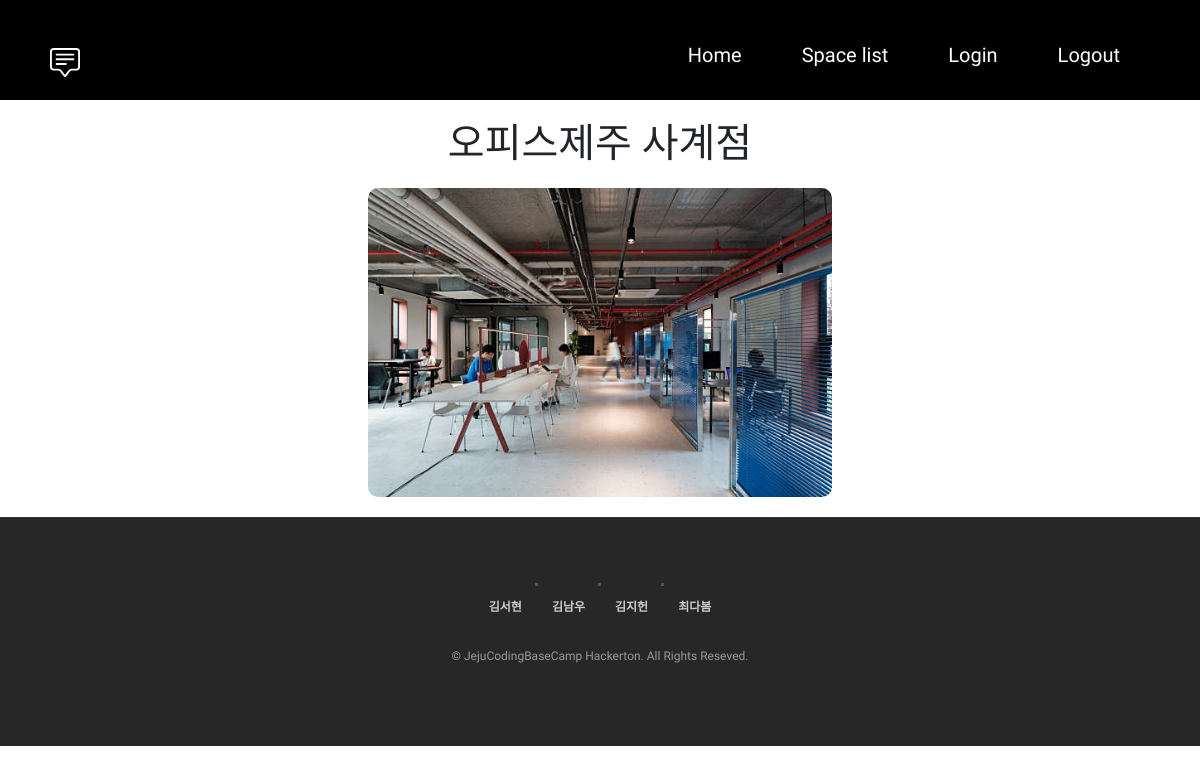
The app's page /cafelist/4/ with its own data.
### main/models.py (models this page shows, shortened)
class Cafe(models.Model):
    name = models.CharField(max_length=50)
    locations = [
        ('Hangyeong-myeon', '한경면'),
        ('Hallim-eup', '한림읍'),
        ('Aewol-eup', '애월읍'),
        ('Jeju-si', '제주시'),
        ('Jocheon-eup', '조천읍'),
        ('Gujwa-eup', '구좌읍'),
        ('Udo-myeon', '우도면'),
        ('Seongsan-eup', '성산읍'),
        ('Pyoseon-myeon', '표선면'),
        ('Namwon-eup', '남원읍'),
        ('Seogwipo-si', '서귀포시'),
        ('Andeok-myeon', '안덕면'),
        ('Daejeong-eup', '대정읍'),
    ]
    lat = models.FloatField(null =True)
    lng = models.FloatField(null=True)
    location = models.CharField(max_length=50, choices=locations)
    address = models.CharField(max_length=50, default='')
    mainphoto = models.ImageField(blank=True, null=True)
    url = models.TextField(null=True)

### main/views.py (the view)
# urls.py: path('cafelist/<int:pk>/',cafedetails),
def cafedetails(request, pk):
    cafe = Cafe.objects.get(pk=pk)
    context = {
        'cafe': cafe,
    }
    return render(request, 'main/cafedetails.html', context)

### main/templates/main/cafedetails.html (shortened to what this page needs)
<!DOCTYPE html>
<html>
<head>
    <link rel="stylesheet" href="https://cdn.jsdelivr.net/npm/bootstrap@4.6.0/dist/css/bootstrap.min.css"
>
</head>
<body>
    <header>
        <section class="hbody">
          <article class="nav">
            <div class="title">
                <a class="list" href="/cafelist/">
                </a>
            </div>
          <ul id="menu">
            <li><a href="./index.html">Home</a></li>
            <li class="menu-item"><a href="/cafelist">Space list</a></li>
            <li onclick="kakaoLogin();">
                <a href="javascript:void(0)">
                    <span>Login</span>
                </a>
              </li>
              <li onclick="kakaoLogout();">
                <a onclick="alert('로그아웃되셨습니다.');" href="javascript:void(0)">
                    <span>Logout</span>
                </a>
              </li>
          </ul>
          </article>
        </section>
    </header>
    <section class="all">
        <h1 id="ab">{{cafe.name}}</h1>
        <div class="photo-container">
            <div class="photo-box">
                {% if cafe.mainphoto %}
                <img src="{{ cafe.mainphoto.url }}">
                {% endif %}
            </div>
        </div>
    </section>
    <footer>
        <div class="inner">
            <ul class="menu">
                <li><a href="https://github.com/kim-seo-hyun" target="_blank">김서현</a></li>
                <li><a href="https://github.com/namwooktree" target="_blank">김남우</a></li>
                <li><a href="https://github.com/kkang123" target="_blank">김지헌</a></li>
                <li><a href="https://github.com/choidabom" target="_blank">최다봄</a></li>
            </ul>
            <p class="copyright">
                &copy;  JejuCodingBaseCamp Hackerton. All Rights Reseved.
            </p>
        </div>
    </footer>
</body>
<html>

### main/templates/main/cafedetails.html (style rules this page uses)
* { margin: 0; padding: 0; font-family: 'IBM Plex Sans KR', sans-serif;; }
a { text-decoration: none; color: inherit; }
li { list-style-type: none; }
.hbody { background-color: black; width: 100%; height: 100px; }
.nav { display: flex; justify-content: space-between; align-items: center; padding: 20px 50px; color: white; }
.title { font-size: 1.5em; }
.title > a { color: white; }
#menu { display: flex; }
#menu > li { padding: 20px 30px; font-size: 20px; }
li > a { color: white; }
footer { width: 100%; position: absolute; background-color: #272727; border-top: 1px solid #333; }
footer .inner { padding: 65px 0 65px 0; }
footer .menu { display: flex; justify-content: center; }
footer .menu li { position: relative; }
footer .menu li::before { content: ""; width: 3px; height: 3px; background-color: #555; position: absolute; top: 0; right: -1px; margin: auto; }
footer .menu li:last-child::before { display: none; }
footer .menu li a { color: #ccc; font-size: 12px; font-weight: 700; padding: 15px; display: block; }
footer .copyright { color: #999; font-size: 12px; text-align: center; }
img { width : 100%; height: 100%; }
#ab { text-align:center; margin: 20px; }
.photo-container { --column-width: 100%; margin: 20px; }
.photo-box { text-align: center; }
img { width: 40%; border-radius: 10px; cursor: pointer; }
.list { display: flex; }

### records on screen
Cafe: name "오피스제주 사계점", mainphoto (picture)
